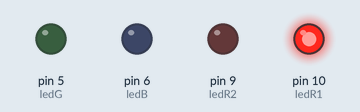
Simulated run of this sketch. Board: Arduino Uno, built with avr-gcc and run on an emulated ATmega328P. On the bench: output pins drawn as LEDs (lit = HIGH).

Above: at 0.5 s.
At 2.5 s:
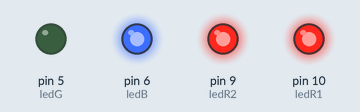
At 4.0 s:
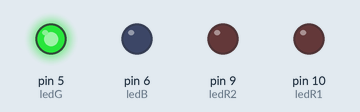
At 7.5 s:
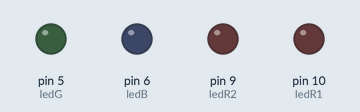
At 11.5 s:
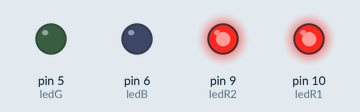
Timing chart, 0 to 13.0 s (numbered marks = the images above):
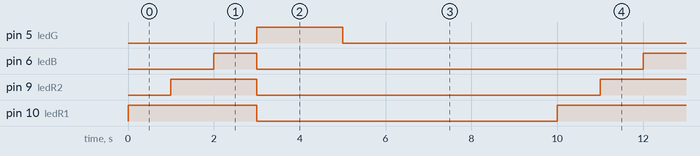

Measured:
- by itself, pin 5 (ledG), pin 9 (ledR2): alternates HIGH for 2.0 s and LOW for 8.0 s
- by itself, pin 6 (ledB): alternates HIGH for 1.0 s and LOW for 9.0 s
- by itself, pin 10 (ledR1): alternates HIGH for 3.0 s and LOW for 7.0 s

The sketch:

1_Racing_Lights.ino
```cpp
int ledR1 = 10;
int ledR2 = 9;
int ledB = 6;
int ledG = 5;

void setup() {
  // put your setup code here, to run once:
  pinMode(ledR1, OUTPUT);
  pinMode(ledR2, OUTPUT);
  pinMode(ledB, OUTPUT);
  pinMode(ledG, OUTPUT);
}

void loop() {
  // put your main code here, to run repeatedly:
  digitalWrite(ledR1, HIGH);
  delay(1000);
  digitalWrite(ledR2, HIGH);
  delay(1000);
  digitalWrite(ledB, HIGH);
  delay(1000);
  digitalWrite(ledR1, LOW);
  digitalWrite(ledR2, LOW);
  digitalWrite(ledB, LOW);
  digitalWrite(ledG, HIGH);
  delay(2000);
  digitalWrite(ledG, LOW);
  delay(5000);
}
```
